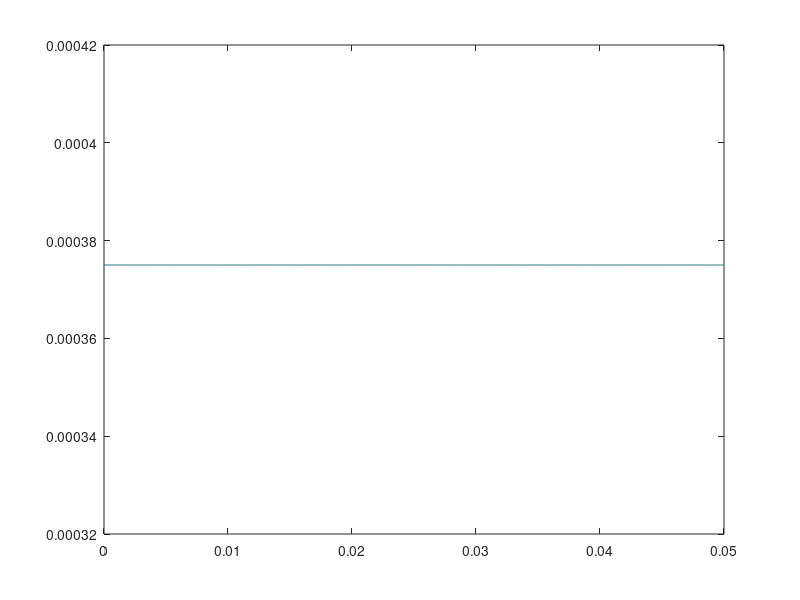

Here is the MATLAB script that generated this plot: (Note: this script raises an error after producing the figure.)
clc; clear all; close all;

C = 2.5e-3; L = 4e-6; R = 19.2;
q0 = 3.75e-4; i0 = 6.4e-3; 

dq = @(t, q) [q(2); -R*q(2)*q(1)/(L*C)];

[t, q] = ode45(dq, [0, 0.05], [q0, i0]);
figure(1);
plot(t, q(:, 1)); hold on;

syms q(t);
Dq = diff(q, 1);
D2q = diff(q, 2);

qt = dsolve(L*D2q + R*Dq*q/C==0, q(0)==q0, Dq(0)==i0);
figure(1);
fplot(matlabFunction(qt), [0, 0.05], 'LineWidth', 1); hold on;